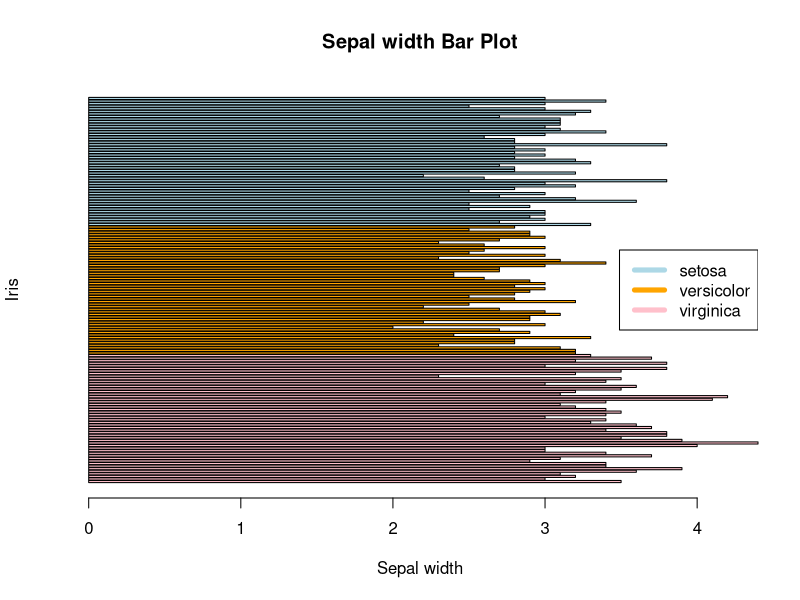

This chart was generated by the following R code:
#Create the bar plot
barplot(iris$Sepal.Width, col = c("pink","orange","lightblue")[iris$Species], ylab = "Iris", xlab = "Sepal width", horiz = TRUE, main="Sepal width Bar Plot")
#Add the legend
legend("right", c("setosa", "versicolor", "virginica"), col=c("lightblue","orange", "pink"), lwd=5)